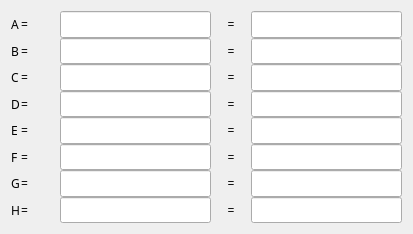
<?xml version="1.0" encoding="UTF-8"?>
<ui version="4.0">
 <class>EFrame</class>
 <widget class="QEFrame" name="EFrame">
  <property name="geometry">
   <rect>
    <x>0</x>
    <y>0</y>
    <width>413</width>
    <height>234</height>
   </rect>
  </property>
  <property name="windowTitle">
   <string>EFrame</string>
  </property>
  <layout class="QVBoxLayout" name="verticalLayout_2">
   <item>
    <layout class="QVBoxLayout" name="verticalLayout">
     <property name="spacing">
      <number>0</number>
     </property>
     <item>
      <layout class="QHBoxLayout" name="horizontalLayout_19" stretch="0,1,4,1,4">
       <property name="spacing">
        <number>1</number>
       </property>
       <item>
        <widget class="QLabel" name="label_23">
         <property name="sizePolicy">
          <sizepolicy hsizetype="Preferred" vsizetype="Preferred">
           <horstretch>0</horstretch>
           <verstretch>0</verstretch>
          </sizepolicy>
         </property>
         <property name="minimumSize">
          <size>
           <width>9</width>
           <height>0</height>
          </size>
         </property>
         <property name="font">
          <font>
           <family>Abyssinica SIL</family>
           <pointsize>9</pointsize>
          </font>
         </property>
         <property name="text">
          <string>A</string>
         </property>
        </widget>
       </item>
       <item>
        <widget class="QLabel" name="label_42">
         <property name="sizePolicy">
          <sizepolicy hsizetype="Minimum" vsizetype="Preferred">
           <horstretch>0</horstretch>
           <verstretch>0</verstretch>
          </sizepolicy>
         </property>
         <property name="font">
          <font>
           <family>Abyssinica SIL</family>
           <pointsize>9</pointsize>
          </font>
         </property>
         <property name="text">
          <string>=</string>
         </property>
        </widget>
       </item>
       <item>
        <widget class="QELineEdit" name="qelineedit">
         <property name="sizePolicy">
          <sizepolicy hsizetype="Preferred" vsizetype="Expanding">
           <horstretch>0</horstretch>
           <verstretch>0</verstretch>
          </sizepolicy>
         </property>
         <property name="minimumSize">
          <size>
           <width>0</width>
           <height>0</height>
          </size>
         </property>
         <property name="font">
          <font>
           <family>Abyssinica SIL</family>
           <pointsize>9</pointsize>
          </font>
         </property>
         <property name="variable" stdset="0">
          <string>$(DMC)$(M)_RTRANSFORM$(M1)_SP.DESC</string>
         </property>
        </widget>
       </item>
       <item>
        <widget class="QLabel" name="label_43">
         <property name="sizePolicy">
          <sizepolicy hsizetype="Preferred" vsizetype="Preferred">
           <horstretch>0</horstretch>
           <verstretch>0</verstretch>
          </sizepolicy>
         </property>
         <property name="font">
          <font>
           <family>Abyssinica SIL</family>
           <pointsize>9</pointsize>
          </font>
         </property>
         <property name="text">
          <string>=</string>
         </property>
         <property name="alignment">
          <set>Qt::AlignCenter</set>
         </property>
        </widget>
       </item>
       <item>
        <widget class="QELineEdit" name="qelineedit_38">
         <property name="sizePolicy">
          <sizepolicy hsizetype="Preferred" vsizetype="Expanding">
           <horstretch>0</horstretch>
           <verstretch>0</verstretch>
          </sizepolicy>
         </property>
         <property name="minimumSize">
          <size>
           <width>0</width>
           <height>0</height>
          </size>
         </property>
         <property name="font">
          <font>
           <family>Abyssinica SIL</family>
           <pointsize>9</pointsize>
          </font>
         </property>
         <property name="variable" stdset="0">
          <string>$(DMC)$(M)_RTRANSFORM$(M1)_SP</string>
         </property>
        </widget>
       </item>
      </layout>
     </item>
     <item>
      <layout class="QHBoxLayout" name="horizontalLayout_20" stretch="0,1,4,1,4">
       <property name="spacing">
        <number>1</number>
       </property>
       <item>
        <widget class="QLabel" name="label_24">
         <property name="sizePolicy">
          <sizepolicy hsizetype="Preferred" vsizetype="Preferred">
           <horstretch>0</horstretch>
           <verstretch>0</verstretch>
          </sizepolicy>
         </property>
         <property name="minimumSize">
          <size>
           <width>9</width>
           <height>0</height>
          </size>
         </property>
         <property name="font">
          <font>
           <family>Abyssinica SIL</family>
           <pointsize>9</pointsize>
          </font>
         </property>
         <property name="text">
          <string>B</string>
         </property>
        </widget>
       </item>
       <item>
        <widget class="QLabel" name="label_44">
         <property name="sizePolicy">
          <sizepolicy hsizetype="Minimum" vsizetype="Preferred">
           <horstretch>0</horstretch>
           <verstretch>0</verstretch>
          </sizepolicy>
         </property>
         <property name="font">
          <font>
           <family>Abyssinica SIL</family>
           <pointsize>9</pointsize>
          </font>
         </property>
         <property name="text">
          <string>=</string>
         </property>
        </widget>
       </item>
       <item>
        <widget class="QELineEdit" name="qelineedit_39">
         <property name="sizePolicy">
          <sizepolicy hsizetype="Preferred" vsizetype="Expanding">
           <horstretch>0</horstretch>
           <verstretch>0</verstretch>
          </sizepolicy>
         </property>
         <property name="minimumSize">
          <size>
           <width>0</width>
           <height>0</height>
          </size>
         </property>
         <property name="font">
          <font>
           <family>Abyssinica SIL</family>
           <pointsize>9</pointsize>
          </font>
         </property>
         <property name="variable" stdset="0">
          <string>$(DMC)$(M)_RTRANSFORM$(M2)_SP.DESC</string>
         </property>
        </widget>
       </item>
       <item>
        <widget class="QLabel" name="label_45">
         <property name="sizePolicy">
          <sizepolicy hsizetype="Preferred" vsizetype="Preferred">
           <horstretch>0</horstretch>
           <verstretch>0</verstretch>
          </sizepolicy>
         </property>
         <property name="font">
          <font>
           <family>Abyssinica SIL</family>
           <pointsize>9</pointsize>
          </font>
         </property>
         <property name="text">
          <string>=</string>
         </property>
         <property name="alignment">
          <set>Qt::AlignCenter</set>
         </property>
        </widget>
       </item>
       <item>
        <widget class="QELineEdit" name="qelineedit_40">
         <property name="sizePolicy">
          <sizepolicy hsizetype="Preferred" vsizetype="Expanding">
           <horstretch>0</horstretch>
           <verstretch>0</verstretch>
          </sizepolicy>
         </property>
         <property name="minimumSize">
          <size>
           <width>0</width>
           <height>0</height>
          </size>
         </property>
         <property name="font">
          <font>
           <family>Abyssinica SIL</family>
           <pointsize>9</pointsize>
          </font>
         </property>
         <property name="variable" stdset="0">
          <string>$(DMC)$(M)_RTRANSFORM$(M2)_SP</string>
         </property>
        </widget>
       </item>
      </layout>
     </item>
     <item>
      <layout class="QHBoxLayout" name="horizontalLayout_21" stretch="0,1,4,1,4">
       <property name="spacing">
        <number>1</number>
       </property>
       <item>
        <widget class="QLabel" name="label_26">
         <property name="sizePolicy">
          <sizepolicy hsizetype="Preferred" vsizetype="Preferred">
           <horstretch>0</horstretch>
           <verstretch>0</verstretch>
          </sizepolicy>
         </property>
         <property name="minimumSize">
          <size>
           <width>9</width>
           <height>0</height>
          </size>
         </property>
         <property name="font">
          <font>
           <family>Abyssinica SIL</family>
           <pointsize>9</pointsize>
          </font>
         </property>
         <property name="text">
          <string>C</string>
         </property>
        </widget>
       </item>
       <item>
        <widget class="QLabel" name="label_46">
         <property name="sizePolicy">
          <sizepolicy hsizetype="Minimum" vsizetype="Preferred">
           <horstretch>0</horstretch>
           <verstretch>0</verstretch>
          </sizepolicy>
         </property>
         <property name="font">
          <font>
           <family>Abyssinica SIL</family>
           <pointsize>9</pointsize>
          </font>
         </property>
         <property name="text">
          <string>=</string>
         </property>
        </widget>
       </item>
       <item>
        <widget class="QELineEdit" name="qelineedit_41">
         <property name="sizePolicy">
          <sizepolicy hsizetype="Preferred" vsizetype="Expanding">
           <horstretch>0</horstretch>
           <verstretch>0</verstretch>
          </sizepolicy>
         </property>
         <property name="minimumSize">
          <size>
           <width>0</width>
           <height>0</height>
          </size>
         </property>
         <property name="font">
          <font>
           <family>Abyssinica SIL</family>
           <pointsize>9</pointsize>
          </font>
         </property>
         <property name="variable" stdset="0">
          <string>$(DMC)$(M)_RTRANSFORM$(M3)_SP.DESC</string>
         </property>
        </widget>
       </item>
       <item>
        <widget class="QLabel" name="label_47">
         <property name="sizePolicy">
          <sizepolicy hsizetype="Preferred" vsizetype="Preferred">
           <horstretch>0</horstretch>
           <verstretch>0</verstretch>
          </sizepolicy>
         </property>
         <property name="font">
          <font>
           <family>Abyssinica SIL</family>
           <pointsize>9</pointsize>
          </font>
         </property>
         <property name="text">
          <string>=</string>
         </property>
         <property name="alignment">
          <set>Qt::AlignCenter</set>
         </property>
        </widget>
       </item>
       <item>
        <widget class="QELineEdit" name="qelineedit_42">
         <property name="sizePolicy">
          <sizepolicy hsizetype="Preferred" vsizetype="Expanding">
           <horstretch>0</horstretch>
           <verstretch>0</verstretch>
          </sizepolicy>
         </property>
         <property name="minimumSize">
          <size>
           <width>0</width>
           <height>0</height>
          </size>
         </property>
         <property name="font">
          <font>
           <family>Abyssinica SIL</family>
           <pointsize>9</pointsize>
          </font>
         </property>
         <property name="variable" stdset="0">
          <string>$(DMC)$(M)_RTRANSFORM$(M3)_SP</string>
         </property>
        </widget>
       </item>
      </layout>
     </item>
     <item>
      <layout class="QHBoxLayout" name="horizontalLayout_22" stretch="0,1,4,1,4">
       <property name="spacing">
        <number>1</number>
       </property>
       <item>
        <widget class="QLabel" name="label_25">
         <property name="sizePolicy">
          <sizepolicy hsizetype="Preferred" vsizetype="Preferred">
           <horstretch>0</horstretch>
           <verstretch>0</verstretch>
          </sizepolicy>
         </property>
         <property name="minimumSize">
          <size>
           <width>9</width>
           <height>0</height>
          </size>
         </property>
         <property name="font">
          <font>
           <family>Abyssinica SIL</family>
           <pointsize>9</pointsize>
          </font>
         </property>
         <property name="text">
          <string>D</string>
         </property>
        </widget>
       </item>
       <item>
        <widget class="QLabel" name="label_48">
         <property name="sizePolicy">
          <sizepolicy hsizetype="Minimum" vsizetype="Preferred">
           <horstretch>0</horstretch>
           <verstretch>0</verstretch>
          </sizepolicy>
         </property>
         <property name="font">
          <font>
           <family>Abyssinica SIL</family>
           <pointsize>9</pointsize>
          </font>
         </property>
         <property name="text">
          <string>=</string>
         </property>
        </widget>
       </item>
       <item>
        <widget class="QELineEdit" name="qelineedit_43">
         <property name="sizePolicy">
          <sizepolicy hsizetype="Preferred" vsizetype="Expanding">
           <horstretch>0</horstretch>
           <verstretch>0</verstretch>
          </sizepolicy>
         </property>
         <property name="minimumSize">
          <size>
           <width>0</width>
           <height>0</height>
          </size>
         </property>
         <property name="font">
          <font>
           <family>Abyssinica SIL</family>
           <pointsize>9</pointsize>
          </font>
         </property>
         <property name="variable" stdset="0">
          <string>$(DMC)$(M)_RTRANSFORM$(M4)_SP.DESC</string>
         </property>
        </widget>
       </item>
       <item>
        <widget class="QLabel" name="label_49">
         <property name="sizePolicy">
          <sizepolicy hsizetype="Preferred" vsizetype="Preferred">
           <horstretch>0</horstretch>
           <verstretch>0</verstretch>
          </sizepolicy>
         </property>
         <property name="font">
          <font>
           <family>Abyssinica SIL</family>
           <pointsize>9</pointsize>
          </font>
         </property>
         <property name="text">
          <string>=</string>
         </property>
         <property name="alignment">
          <set>Qt::AlignCenter</set>
         </property>
        </widget>
       </item>
       <item>
        <widget class="QELineEdit" name="qelineedit_44">
         <property name="sizePolicy">
          <sizepolicy hsizetype="Preferred" vsizetype="Expanding">
           <horstretch>0</horstretch>
           <verstretch>0</verstretch>
          </sizepolicy>
         </property>
         <property name="minimumSize">
          <size>
           <width>0</width>
           <height>0</height>
          </size>
         </property>
         <property name="font">
          <font>
           <family>Abyssinica SIL</family>
           <pointsize>9</pointsize>
          </font>
         </property>
         <property name="variable" stdset="0">
          <string>$(DMC)$(M)_RTRANSFORM$(M4)_SP</string>
         </property>
        </widget>
       </item>
      </layout>
     </item>
     <item>
      <layout class="QHBoxLayout" name="horizontalLayout_23" stretch="0,1,4,1,4">
       <property name="spacing">
        <number>1</number>
       </property>
       <item>
        <widget class="QLabel" name="label_27">
         <property name="sizePolicy">
          <sizepolicy hsizetype="Preferred" vsizetype="Preferred">
           <horstretch>0</horstretch>
           <verstretch>0</verstretch>
          </sizepolicy>
         </property>
         <property name="minimumSize">
          <size>
           <width>9</width>
           <height>0</height>
          </size>
         </property>
         <property name="font">
          <font>
           <family>Abyssinica SIL</family>
           <pointsize>9</pointsize>
          </font>
         </property>
         <property name="text">
          <string>E</string>
         </property>
        </widget>
       </item>
       <item>
        <widget class="QLabel" name="label_50">
         <property name="sizePolicy">
          <sizepolicy hsizetype="Minimum" vsizetype="Preferred">
           <horstretch>0</horstretch>
           <verstretch>0</verstretch>
          </sizepolicy>
         </property>
         <property name="font">
          <font>
           <family>Abyssinica SIL</family>
           <pointsize>9</pointsize>
          </font>
         </property>
         <property name="text">
          <string>=</string>
         </property>
        </widget>
       </item>
       <item>
        <widget class="QELineEdit" name="qelineedit_45">
         <property name="sizePolicy">
          <sizepolicy hsizetype="Preferred" vsizetype="Expanding">
           <horstretch>0</horstretch>
           <verstretch>0</verstretch>
          </sizepolicy>
         </property>
         <property name="minimumSize">
          <size>
           <width>0</width>
           <height>0</height>
          </size>
         </property>
         <property name="font">
          <font>
           <family>Abyssinica SIL</family>
           <pointsize>9</pointsize>
          </font>
         </property>
         <property name="variable" stdset="0">
          <string>$(DMC)$(M)_RTRANSFORM$(M5)_SP.DESC</string>
         </property>
        </widget>
       </item>
       <item>
        <widget class="QLabel" name="label_51">
         <property name="sizePolicy">
          <sizepolicy hsizetype="Preferred" vsizetype="Preferred">
           <horstretch>0</horstretch>
           <verstretch>0</verstretch>
          </sizepolicy>
         </property>
         <property name="font">
          <font>
           <family>Abyssinica SIL</family>
           <pointsize>9</pointsize>
          </font>
         </property>
         <property name="text">
          <string>=</string>
         </property>
         <property name="alignment">
          <set>Qt::AlignCenter</set>
         </property>
        </widget>
       </item>
       <item>
        <widget class="QELineEdit" name="qelineedit_46">
         <property name="sizePolicy">
          <sizepolicy hsizetype="Preferred" vsizetype="Expanding">
           <horstretch>0</horstretch>
           <verstretch>0</verstretch>
          </sizepolicy>
         </property>
         <property name="minimumSize">
          <size>
           <width>0</width>
           <height>0</height>
          </size>
         </property>
         <property name="font">
          <font>
           <family>Abyssinica SIL</family>
           <pointsize>9</pointsize>
          </font>
         </property>
         <property name="variable" stdset="0">
          <string>$(DMC)$(M)_RTRANSFORM$(M5)_SP</string>
         </property>
        </widget>
       </item>
      </layout>
     </item>
     <item>
      <layout class="QHBoxLayout" name="horizontalLayout_24" stretch="0,1,4,1,4">
       <property name="spacing">
        <number>1</number>
       </property>
       <item>
        <widget class="QLabel" name="label_28">
         <property name="sizePolicy">
          <sizepolicy hsizetype="Preferred" vsizetype="Preferred">
           <horstretch>0</horstretch>
           <verstretch>0</verstretch>
          </sizepolicy>
         </property>
         <property name="minimumSize">
          <size>
           <width>9</width>
           <height>0</height>
          </size>
         </property>
         <property name="font">
          <font>
           <family>Abyssinica SIL</family>
           <pointsize>9</pointsize>
          </font>
         </property>
         <property name="text">
          <string>F</string>
         </property>
        </widget>
       </item>
       <item>
        <widget class="QLabel" name="label_52">
         <property name="sizePolicy">
          <sizepolicy hsizetype="Minimum" vsizetype="Preferred">
           <horstretch>0</horstretch>
           <verstretch>0</verstretch>
          </sizepolicy>
         </property>
         <property name="font">
          <font>
           <family>Abyssinica SIL</family>
           <pointsize>9</pointsize>
          </font>
         </property>
         <property name="text">
          <string>=</string>
         </property>
        </widget>
       </item>
       <item>
        <widget class="QELineEdit" name="qelineedit_47">
         <property name="sizePolicy">
          <sizepolicy hsizetype="Preferred" vsizetype="Expanding">
           <horstretch>0</horstretch>
           <verstretch>0</verstretch>
          </sizepolicy>
         </property>
         <property name="minimumSize">
          <size>
           <width>0</width>
           <height>0</height>
          </size>
         </property>
         <property name="font">
          <font>
           <family>Abyssinica SIL</family>
           <pointsize>9</pointsize>
          </font>
         </property>
         <property name="variable" stdset="0">
          <string>$(DMC)$(M)_RTRANSFORM$(M6)_SP.DESC</string>
         </property>
        </widget>
       </item>
       <item>
        <widget class="QLabel" name="label_53">
         <property name="sizePolicy">
          <sizepolicy hsizetype="Preferred" vsizetype="Preferred">
           <horstretch>0</horstretch>
           <verstretch>0</verstretch>
          </sizepolicy>
         </property>
         <property name="font">
          <font>
           <family>Abyssinica SIL</family>
           <pointsize>9</pointsize>
          </font>
         </property>
         <property name="text">
          <string>=</string>
         </property>
         <property name="alignment">
          <set>Qt::AlignCenter</set>
         </property>
        </widget>
       </item>
       <item>
        <widget class="QELineEdit" name="qelineedit_48">
         <property name="sizePolicy">
          <sizepolicy hsizetype="Preferred" vsizetype="Expanding">
           <horstretch>0</horstretch>
           <verstretch>0</verstretch>
          </sizepolicy>
         </property>
         <property name="minimumSize">
          <size>
           <width>0</width>
           <height>0</height>
          </size>
         </property>
         <property name="font">
          <font>
           <family>Abyssinica SIL</family>
           <pointsize>9</pointsize>
          </font>
         </property>
         <property name="variable" stdset="0">
          <string>$(DMC)$(M)_RTRANSFORM$(M6)_SP</string>
         </property>
        </widget>
       </item>
      </layout>
     </item>
     <item>
      <layout class="QHBoxLayout" name="horizontalLayout_25" stretch="0,1,4,1,4">
       <property name="spacing">
        <number>1</number>
       </property>
       <item>
        <widget class="QLabel" name="label_29">
         <property name="sizePolicy">
          <sizepolicy hsizetype="Preferred" vsizetype="Preferred">
           <horstretch>0</horstretch>
           <verstretch>0</verstretch>
          </sizepolicy>
         </property>
         <property name="minimumSize">
          <size>
           <width>9</width>
           <height>0</height>
          </size>
         </property>
         <property name="font">
          <font>
           <family>Abyssinica SIL</family>
           <pointsize>9</pointsize>
          </font>
         </property>
         <property name="text">
          <string>G</string>
         </property>
        </widget>
       </item>
       <item>
        <widget class="QLabel" name="label_54">
         <property name="sizePolicy">
          <sizepolicy hsizetype="Minimum" vsizetype="Preferred">
           <horstretch>0</horstretch>
           <verstretch>0</verstretch>
          </sizepolicy>
         </property>
         <property name="font">
          <font>
           <family>Abyssinica SIL</family>
           <pointsize>9</pointsize>
          </font>
         </property>
         <property name="text">
          <string>=</string>
         </property>
        </widget>
       </item>
       <item>
        <widget class="QELineEdit" name="qelineedit_49">
         <property name="sizePolicy">
          <sizepolicy hsizetype="Preferred" vsizetype="Expanding">
           <horstretch>0</horstretch>
           <verstretch>0</verstretch>
          </sizepolicy>
         </property>
         <property name="minimumSize">
          <size>
           <width>0</width>
           <height>0</height>
          </size>
         </property>
         <property name="font">
          <font>
           <family>Abyssinica SIL</family>
           <pointsize>9</pointsize>
          </font>
         </property>
         <property name="variable" stdset="0">
          <string>$(DMC)$(M)_RTRANSFORM$(M7)_SP.DESC</string>
         </property>
        </widget>
       </item>
       <item>
        <widget class="QLabel" name="label_55">
         <property name="sizePolicy">
          <sizepolicy hsizetype="Preferred" vsizetype="Preferred">
           <horstretch>0</horstretch>
           <verstretch>0</verstretch>
          </sizepolicy>
         </property>
         <property name="font">
          <font>
           <family>Abyssinica SIL</family>
           <pointsize>9</pointsize>
          </font>
         </property>
         <property name="text">
          <string>=</string>
         </property>
         <property name="alignment">
          <set>Qt::AlignCenter</set>
         </property>
        </widget>
       </item>
       <item>
        <widget class="QELineEdit" name="qelineedit_50">
         <property name="sizePolicy">
          <sizepolicy hsizetype="Preferred" vsizetype="Expanding">
           <horstretch>0</horstretch>
           <verstretch>0</verstretch>
          </sizepolicy>
         </property>
         <property name="minimumSize">
          <size>
           <width>0</width>
           <height>0</height>
          </size>
         </property>
         <property name="font">
          <font>
           <family>Abyssinica SIL</family>
           <pointsize>9</pointsize>
          </font>
         </property>
         <property name="variable" stdset="0">
          <string>$(DMC)$(M)_RTRANSFORM$(M7)_SP</string>
         </property>
        </widget>
       </item>
      </layout>
     </item>
     <item>
      <layout class="QHBoxLayout" name="horizontalLayout_26" stretch="0,1,4,1,4">
       <property name="spacing">
        <number>1</number>
       </property>
       <item>
        <widget class="QLabel" name="label_30">
         <property name="sizePolicy">
          <sizepolicy hsizetype="Preferred" vsizetype="Preferred">
           <horstretch>0</horstretch>
           <verstretch>0</verstretch>
          </sizepolicy>
         </property>
         <property name="minimumSize">
          <size>
           <width>9</width>
           <height>0</height>
          </size>
         </property>
         <property name="font">
          <font>
           <family>Abyssinica SIL</family>
           <pointsize>9</pointsize>
          </font>
         </property>
         <property name="text">
          <string>H</string>
         </property>
        </widget>
       </item>
       <item>
        <widget class="QLabel" name="label_56">
         <property name="sizePolicy">
          <sizepolicy hsizetype="Minimum" vsizetype="Preferred">
           <horstretch>0</horstretch>
           <verstretch>0</verstretch>
          </sizepolicy>
         </property>
         <property name="font">
          <font>
           <family>Abyssinica SIL</family>
           <pointsize>9</pointsize>
          </font>
         </property>
         <property name="text">
          <string>=</string>
         </property>
        </widget>
       </item>
       <item>
        <widget class="QELineEdit" name="qelineedit_51">
         <property name="sizePolicy">
          <sizepolicy hsizetype="Preferred" vsizetype="Expanding">
           <horstretch>0</horstretch>
           <verstretch>0</verstretch>
          </sizepolicy>
         </property>
         <property name="minimumSize">
          <size>
           <width>0</width>
           <height>0</height>
          </size>
         </property>
         <property name="font">
          <font>
           <family>Abyssinica SIL</family>
           <pointsize>9</pointsize>
          </font>
         </property>
         <property name="variable" stdset="0">
          <string>$(DMC)$(M)_RTRANSFORM$(M8)_SP.DESC</string>
         </property>
        </widget>
       </item>
       <item>
        <widget class="QLabel" name="label_57">
         <property name="sizePolicy">
          <sizepolicy hsizetype="Preferred" vsizetype="Preferred">
           <horstretch>0</horstretch>
           <verstretch>0</verstretch>
          </sizepolicy>
         </property>
         <property name="font">
          <font>
           <family>Abyssinica SIL</family>
           <pointsize>9</pointsize>
          </font>
         </property>
         <property name="text">
          <string>=</string>
         </property>
         <property name="alignment">
          <set>Qt::AlignCenter</set>
         </property>
        </widget>
       </item>
       <item>
        <widget class="QELineEdit" name="qelineedit_52">
         <property name="sizePolicy">
          <sizepolicy hsizetype="Preferred" vsizetype="Expanding">
           <horstretch>0</horstretch>
           <verstretch>0</verstretch>
          </sizepolicy>
         </property>
         <property name="minimumSize">
          <size>
           <width>0</width>
           <height>0</height>
          </size>
         </property>
         <property name="font">
          <font>
           <family>Abyssinica SIL</family>
           <pointsize>9</pointsize>
          </font>
         </property>
         <property name="variable" stdset="0">
          <string>$(DMC)$(M)_RTRANSFORM$(M8)_SP</string>
         </property>
        </widget>
       </item>
      </layout>
     </item>
    </layout>
   </item>
  </layout>
 </widget>
 <customwidgets>
  <customwidget>
   <class>QELineEdit</class>
   <extends>QLineEdit</extends>
   <header>QELineEdit.h</header>
  </customwidget>
  <customwidget>
   <class>QEFrame</class>
   <extends>QFrame</extends>
   <header>QEFrame.h</header>
   <container>1</container>
  </customwidget>
 </customwidgets>
 <resources/>
 <connections/>
</ui>
